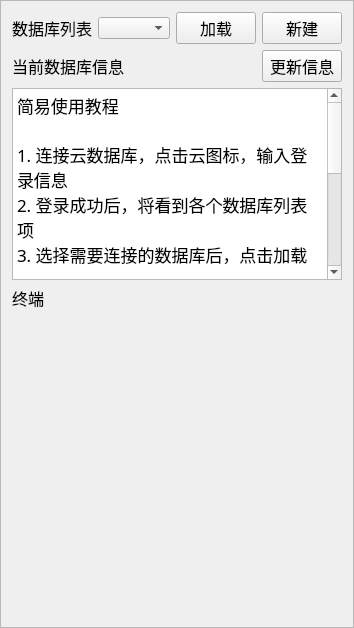
      <widget class="QFrame" name="frame">
       <property name="maximumSize">
        <size>
         <width>8000</width>
         <height>16777215</height>
        </size>
       </property>
       <property name="frameShape">
        <enum>QFrame::StyledPanel</enum>
       </property>
       <property name="frameShadow">
        <enum>QFrame::Raised</enum>
       </property>
       <layout class="QVBoxLayout" name="verticalLayout_7">
        <item>
         <layout class="QHBoxLayout" name="horizontalLayout_2">
          <item>
           <widget class="QLabel" name="label_13">
            <property name="sizePolicy">
             <sizepolicy hsizetype="Fixed" vsizetype="Preferred">
              <horstretch>0</horstretch>
              <verstretch>0</verstretch>
             </sizepolicy>
            </property>
            <property name="font">
             <font>
              <family>FZKai-Z03S</family>
              <pointsize>12</pointsize>
             </font>
            </property>
            <property name="text">
             <string>数据库列表</string>
            </property>
           </widget>
          </item>
          <item>
           <widget class="QComboBox" name="comboBox_project_list"/>
          </item>
          <item>
           <widget class="QPushButton" name="pushButton_load">
            <property name="sizePolicy">
             <sizepolicy hsizetype="Fixed" vsizetype="Fixed">
              <horstretch>0</horstretch>
              <verstretch>0</verstretch>
             </sizepolicy>
            </property>
            <property name="font">
             <font>
              <family>FZKai-Z03S</family>
              <pointsize>12</pointsize>
             </font>
            </property>
            <property name="text">
             <string>加载</string>
            </property>
           </widget>
          </item>
          <item>
           <widget class="QPushButton" name="pushButton_new_project">
            <property name="sizePolicy">
             <sizepolicy hsizetype="Fixed" vsizetype="Fixed">
              <horstretch>0</horstretch>
              <verstretch>0</verstretch>
             </sizepolicy>
            </property>
            <property name="font">
             <font>
              <family>FZKai-Z03S</family>
              <pointsize>12</pointsize>
             </font>
            </property>
            <property name="text">
             <string>新建</string>
            </property>
           </widget>
          </item>
         </layout>
        </item>
        <item>
         <layout class="QHBoxLayout" name="horizontalLayout_23">
          <item>
           <widget class="QLabel" name="label">
            <property name="font">
             <font>
              <family>FZKai-Z03S</family>
              <pointsize>12</pointsize>
             </font>
            </property>
            <property name="text">
             <string>当前数据库信息</string>
            </property>
           </widget>
          </item>
          <item>
           <spacer name="horizontalSpacer_4">
            <property name="orientation">
             <enum>Qt::Horizontal</enum>
            </property>
            <property name="sizeHint" stdset="0">
             <size>
              <width>40</width>
              <height>20</height>
             </size>
            </property>
           </spacer>
          </item>
          <item>
           <widget class="QPushButton" name="pushButton_update_project_info">
            <property name="font">
             <font>
              <family>FZKai-Z03S</family>
              <pointsize>12</pointsize>
             </font>
            </property>
            <property name="text">
             <string>更新信息</string>
            </property>
           </widget>
          </item>
         </layout>
        </item>
        <item>
         <widget class="QSplitter" name="splitter_3">
          <property name="orientation">
           <enum>Qt::Vertical</enum>
          </property>
          <widget class="QPlainTextEdit" name="plainTextEdit_project_info">
           <property name="maximumSize">
            <size>
             <width>16777215</width>
             <height>50000</height>
            </size>
           </property>
           <property name="font">
            <font>
             <family>FZKai-Z03S</family>
             <pointsize>13</pointsize>
            </font>
           </property>
           <property name="plainText">
            <string>简易使用教程

1. 连接云数据库，点击云图标，输入登录信息
2. 登录成功后，将看到各个数据库列表项
3. 选择需要连接的数据库后，点击加载

数据库名称说明如下
ccg-PPT：用于制作教会敬拜PPT
ccg-book：图书馆数据库
ccg-bulletin：教会月报
ccg-finance：教会财务
ccg-hymn：赞美诗库
ccg-personal：教会人事
ccg-task：教会服事安排</string>
           </property>
          </widget>
         </widget>
        </item>
        <item>
         <layout class="QVBoxLayout" name="verticalLayout">
          <item>
           <widget class="QLabel" name="label_3">
            <property name="font">
             <font>
              <family>FZKai-Z03S</family>
              <pointsize>12</pointsize>
             </font>
            </property>
            <property name="text">
             <string>终端</string>
            </property>
           </widget>
          </item>
          <item>
           <widget class="TerminalWidget" name="widget_terminal" native="true">
            <property name="minimumSize">
             <size>
              <width>0</width>
              <height>300</height>
             </size>
            </property>
            <property name="maximumSize">
             <size>
              <width>16777215</width>
              <height>300000</height>
             </size>
            </property>
            <property name="font">
             <font>
              <family>Javanese Text</family>
              <pointsize>12</pointsize>
             </font>
            </property>
           </widget>
          </item>
         </layout>
        </item>
       </layout>
      </widget>
